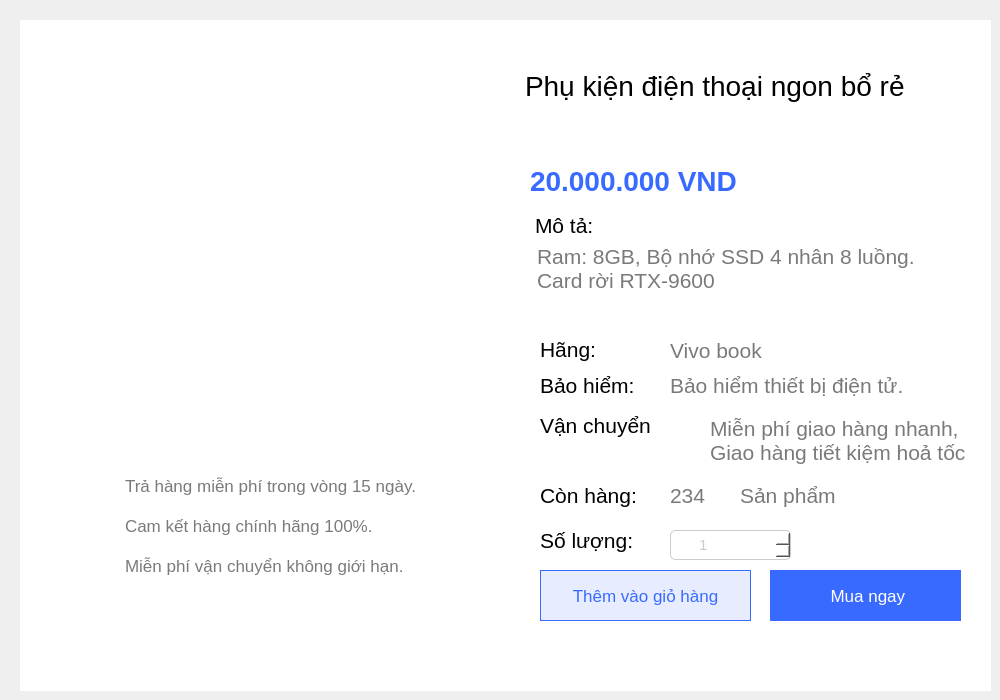
    <widget class="QWidget" name="page_2">
     <widget class="QWidget" name="widget" native="true">
      <property name="geometry">
       <rect>
        <x>20</x>
        <y>20</y>
        <width>971</width>
        <height>671</height>
       </rect>
      </property>
      <property name="styleSheet">
       <string notr="true">background-color: #fff;
</string>
      </property>
      <widget class="QLabel" name="label_3">
       <property name="geometry">
        <rect>
         <x>40</x>
         <y>40</y>
         <width>361</width>
         <height>351</height>
        </rect>
       </property>
       <property name="font">
        <font>
         <pointsize>10</pointsize>
        </font>
       </property>
       <property name="text">
        <string/>
       </property>
       <property name="pixmap">
        <pixmap resource="resourse.qrc">:/new/img/img/khung-laptop-23_fd54463b52cb4cf79732623e567e930e_1024x1024.png</pixmap>
       </property>
       <property name="scaledContents">
        <bool>true</bool>
       </property>
      </widget>
      <widget class="QWidget" name="widget_2" native="true">
       <property name="geometry">
        <rect>
         <x>470</x>
         <y>0</y>
         <width>501</width>
         <height>671</height>
        </rect>
       </property>
       <widget class="QLabel" name="namePrd">
        <property name="geometry">
         <rect>
          <x>35</x>
          <y>30</y>
          <width>511</width>
          <height>71</height>
         </rect>
        </property>
        <property name="font">
         <font>
          <pointsize>21</pointsize>
          <fontweight>DemiBold</fontweight>
         </font>
        </property>
        <property name="styleSheet">
         <string notr="true">color:#000;
</string>
        </property>
        <property name="text">
         <string>Phụ kiện điện thoại ngon bổ rẻ</string>
        </property>
       </widget>
       <widget class="QLabel" name="pricePrd">
        <property name="geometry">
         <rect>
          <x>40</x>
          <y>140</y>
          <width>411</width>
          <height>41</height>
         </rect>
        </property>
        <property name="font">
         <font>
          <pointsize>21</pointsize>
          <bold>true</bold>
         </font>
        </property>
        <property name="styleSheet">
         <string notr="true">color: #396AFF;</string>
        </property>
        <property name="text">
         <string>20.000.000 VND</string>
        </property>
       </widget>
       <widget class="QLabel" name="label_9">
        <property name="geometry">
         <rect>
          <x>45</x>
          <y>190</y>
          <width>111</width>
          <height>31</height>
         </rect>
        </property>
        <property name="font">
         <font>
          <pointsize>16</pointsize>
          <bold>false</bold>
         </font>
        </property>
        <property name="styleSheet">
         <string notr="true">color:#000;
</string>
        </property>
        <property name="text">
         <string>Mô tả:</string>
        </property>
       </widget>
       <widget class="QLabel" name="label_10">
        <property name="geometry">
         <rect>
          <x>30</x>
          <y>220</y>
          <width>491</width>
          <height>161</height>
         </rect>
        </property>
        <property name="font">
         <font>
          <pointsize>18</pointsize>
          <bold>false</bold>
         </font>
        </property>
        <property name="styleSheet">
         <string notr="true">color:#000;
</string>
        </property>
        <property name="text">
         <string/>
        </property>
       </widget>
       <widget class="QTextBrowser" name="detailPrd">
        <property name="geometry">
         <rect>
          <x>43</x>
          <y>220</y>
          <width>411</width>
          <height>101</height>
         </rect>
        </property>
        <property name="font">
         <font>
          <pointsize>16</pointsize>
         </font>
        </property>
        <property name="styleSheet">
         <string notr="true">color:rgb(122, 122, 122);
border:none;
</string>
        </property>
        <property name="html">
         <string>&lt;!DOCTYPE HTML PUBLIC &quot;-//W3C//DTD HTML 4.0//EN&quot; &quot;http://www.w3.org/TR/REC-html40/strict.dtd&quot;&gt;
&lt;html&gt;&lt;head&gt;&lt;meta name=&quot;qrichtext&quot; content=&quot;1&quot; /&gt;&lt;meta charset=&quot;utf-8&quot; /&gt;&lt;style type=&quot;text/css&quot;&gt;
p, li { white-space: pre-wrap; }
hr { height: 1px; border-width: 0; }
li.unchecked::marker { content: &quot;\2610&quot;; }
li.checked::marker { content: &quot;\2612&quot;; }
&lt;/style&gt;&lt;/head&gt;&lt;body style=&quot; font-family:'Segoe UI'; font-size:16pt; font-weight:400; font-style:normal;&quot;&gt;
&lt;p style=&quot; margin-top:0px; margin-bottom:0px; margin-left:0px; margin-right:0px; -qt-block-indent:0; text-indent:0px;&quot;&gt;Ram: 8GB, Bộ nhớ SSD 4 nhân 8 luồng. Card rời RTX-9600&lt;/p&gt;&lt;/body&gt;&lt;/html&gt;</string>
        </property>
       </widget>
       <widget class="QLabel" name="label_11">
        <property name="geometry">
         <rect>
          <x>35</x>
          <y>60</y>
          <width>111</width>
          <height>101</height>
         </rect>
        </property>
        <property name="font">
         <font>
          <pointsize>18</pointsize>
          <bold>false</bold>
         </font>
        </property>
        <property name="styleSheet">
         <string notr="true">color:#000;
</string>
        </property>
        <property name="text">
         <string/>
        </property>
        <property name="pixmap">
         <pixmap resource="resourse.qrc">:/new/img/img/stars.png</pixmap>
        </property>
        <property name="scaledContents">
         <bool>true</bool>
        </property>
       </widget>
       <widget class="QLabel" name="label_13">
        <property name="geometry">
         <rect>
          <x>50</x>
          <y>350</y>
          <width>111</width>
          <height>30</height>
         </rect>
        </property>
        <property name="font">
         <font>
          <pointsize>16</pointsize>
          <bold>false</bold>
         </font>
        </property>
        <property name="styleSheet">
         <string notr="true">color:#000;
</string>
        </property>
        <property name="text">
         <string>Bảo hiểm:</string>
        </property>
       </widget>
       <widget class="QLabel" name="label_14">
        <property name="geometry">
         <rect>
          <x>180</x>
          <y>350</y>
          <width>311</width>
          <height>30</height>
         </rect>
        </property>
        <property name="font">
         <font>
          <pointsize>16</pointsize>
          <bold>false</bold>
         </font>
        </property>
        <property name="styleSheet">
         <string notr="true">color:rgb(122, 122, 122);
</string>
        </property>
        <property name="text">
         <string>Bảo hiểm thiết bị điện tử.</string>
        </property>
       </widget>
       <widget class="QLabel" name="label_17">
        <property name="geometry">
         <rect>
          <x>220</x>
          <y>390</y>
          <width>271</width>
          <height>60</height>
         </rect>
        </property>
        <property name="font">
         <font>
          <pointsize>16</pointsize>
          <bold>false</bold>
         </font>
        </property>
        <property name="styleSheet">
         <string notr="true">color:rgb(122, 122, 122);
</string>
        </property>
        <property name="text">
         <string>Miễn phí giao hàng nhanh,
Giao hàng tiết kiệm hoả tốc</string>
        </property>
       </widget>
       <widget class="QLabel" name="label_19">
        <property name="geometry">
         <rect>
          <x>50</x>
          <y>390</y>
          <width>111</width>
          <height>30</height>
         </rect>
        </property>
        <property name="font">
         <font>
          <pointsize>16</pointsize>
          <bold>false</bold>
         </font>
        </property>
        <property name="styleSheet">
         <string notr="true">color:#000;
</string>
        </property>
        <property name="text">
         <string>Vận chuyển:</string>
        </property>
       </widget>
       <widget class="QLabel" name="label_21">
        <property name="geometry">
         <rect>
          <x>50</x>
          <y>505</y>
          <width>111</width>
          <height>30</height>
         </rect>
        </property>
        <property name="font">
         <font>
          <pointsize>16</pointsize>
          <bold>false</bold>
         </font>
        </property>
        <property name="styleSheet">
         <string notr="true">color:#000;
</string>
        </property>
        <property name="text">
         <string>Số lượng:</string>
        </property>
       </widget>
       <widget class="QSpinBox" name="quantityBuy">
        <property name="geometry">
         <rect>
          <x>180</x>
          <y>510</y>
          <width>121</width>
          <height>30</height>
         </rect>
        </property>
        <property name="font">
         <font>
          <pointsize>-1</pointsize>
         </font>
        </property>
        <property name="styleSheet">
         <string notr="true">QSpinBox {
    background-color: #fff; /* Màu nền trắng */
    border: 1px solid #ccc; /* Viền xám nhạt */
    border-radius: 5px;
    padding: 0px 0 0 26px ;
   text-align: center;
color: #ccc;
font-size: 15px;
}

QSpinBox::up-button {
    subcontrol-origin: border;
    subcontrol-position: right; /* Đặt nút tăng bên phải */

    width: 15px;
	height: 15px;
	padding: 7px 5px;
	 border: 1px solid #ccc; 
    background-color: #fff;
    image: url(:/new/img/img/plus.png); 
}

QSpinBox::down-button {
    subcontrol-origin: border;
    subcontrol-position:  left; /* Đặt nút giảm bên trái */
    width: 15px;
	height: 15px;
	padding: 7px 5px;
	 border: 1px solid #ccc; 
    background-color: #fff;
   

   
    image: url(:/new/img/img/minus.png); /* Dùng cùng một hình ảnh cho nút giảm */
}

QSpinBox::up-arrow, QSpinBox::down-arrow {
    width: 0; /* Ẩn mũi tên mặc định */
    height: 0;
}</string>
        </property>
        <property name="minimum">
         <number>1</number>
        </property>
       </widget>
       <widget class="QLabel" name="label_24">
        <property name="geometry">
         <rect>
          <x>175</x>
          <y>394</y>
          <width>41</width>
          <height>30</height>
         </rect>
        </property>
        <property name="text">
         <string/>
        </property>
        <property name="pixmap">
         <pixmap resource="resourse.qrc">:/new/img/img/d9e992985b18d96aab90.png</pixmap>
        </property>
        <property name="scaledContents">
         <bool>true</bool>
        </property>
       </widget>
       <widget class="QLabel" name="label_25">
        <property name="geometry">
         <rect>
          <x>180</x>
          <y>421</y>
          <width>30</width>
          <height>30</height>
         </rect>
        </property>
        <property name="text">
         <string/>
        </property>
        <property name="pixmap">
         <pixmap resource="resourse.qrc">:/new/img/img/fast-delivery.png</pixmap>
        </property>
        <property name="scaledContents">
         <bool>true</bool>
        </property>
       </widget>
       <widget class="QPushButton" name="cartBtn">
        <property name="geometry">
         <rect>
          <x>50</x>
          <y>550</y>
          <width>211</width>
          <height>51</height>
         </rect>
        </property>
        <property name="font">
         <font>
          <pointsize>13</pointsize>
         </font>
        </property>
        <property name="cursor">
         <cursorShape>PointingHandCursor</cursorShape>
        </property>
        <property name="styleSheet">
         <string notr="true">background-color:#E7EDFF;
color: #396AFF;
border: 1px solid #396AFF;</string>
        </property>
        <property name="text">
         <string>Thêm vào giỏ hàng</string>
        </property>
        <property name="icon">
         <iconset resource="resourse.qrc">
          <normaloff>:/new/img/img/add-to-cart.png</normaloff>:/new/img/img/add-to-cart.png</iconset>
        </property>
        <property name="iconSize">
         <size>
          <width>25</width>
          <height>25</height>
         </size>
        </property>
       </widget>
       <widget class="QPushButton" name="buyBtn">
        <property name="geometry">
         <rect>
          <x>280</x>
          <y>550</y>
          <width>191</width>
          <height>51</height>
         </rect>
        </property>
        <property name="font">
         <font>
          <pointsize>13</pointsize>
          <fontweight>DemiBold</fontweight>
         </font>
        </property>
        <property name="cursor">
         <cursorShape>PointingHandCursor</cursorShape>
        </property>
        <property name="styleSheet">
         <string notr="true">background-color: #396AFF;
color: #fff;
border: none;</string>
        </property>
        <property name="text">
         <string> Mua ngay</string>
        </property>
        <property name="icon">
         <iconset resource="resourse.qrc">
          <normaloff>:/new/img/img/payment-method.png</normaloff>:/new/img/img/payment-method.png</iconset>
        </property>
        <property name="iconSize">
         <size>
          <width>26</width>
          <height>26</height>
         </size>
        </property>
       </widget>
       <widget class="QLabel" name="label_38">
        <property name="geometry">
         <rect>
          <x>50</x>
          <y>460</y>
          <width>111</width>
          <height>30</height>
         </rect>
        </property>
        <property name="font">
         <font>
          <pointsize>16</pointsize>
          <bold>false</bold>
         </font>
        </property>
        <property name="styleSheet">
         <string notr="true">color:#000;
</string>
        </property>
        <property name="text">
         <string>Còn hàng:</string>
        </property>
       </widget>
       <widget class="QLabel" name="returnQnt">
        <property name="geometry">
         <rect>
          <x>180</x>
          <y>460</y>
          <width>81</width>
          <height>30</height>
         </rect>
        </property>
        <property name="font">
         <font>
          <pointsize>16</pointsize>
          <bold>false</bold>
         </font>
        </property>
        <property name="styleSheet">
         <string notr="true">color:rgb(122, 122, 122);
</string>
        </property>
        <property name="text">
         <string>234</string>
        </property>
       </widget>
       <widget class="QLabel" name="label_40">
        <property name="geometry">
         <rect>
          <x>250</x>
          <y>460</y>
          <width>191</width>
          <height>30</height>
         </rect>
        </property>
        <property name="font">
         <font>
          <pointsize>16</pointsize>
          <bold>false</bold>
         </font>
        </property>
        <property name="styleSheet">
         <string notr="true">color:rgb(122, 122, 122);
</string>
        </property>
        <property name="text">
         <string>Sản phẩm</string>
        </property>
       </widget>
       <widget class="QLabel" name="branchPrdz">
        <property name="geometry">
         <rect>
          <x>180</x>
          <y>315</y>
          <width>171</width>
          <height>30</height>
         </rect>
        </property>
        <property name="font">
         <font>
          <pointsize>16</pointsize>
          <bold>false</bold>
         </font>
        </property>
        <property name="styleSheet">
         <string notr="true">color:rgb(122, 122, 122);
</string>
        </property>
        <property name="text">
         <string>Vivo book</string>
        </property>
       </widget>
       <widget class="QLabel" name="label_49">
        <property name="geometry">
         <rect>
          <x>50</x>
          <y>314</y>
          <width>61</width>
          <height>30</height>
         </rect>
        </property>
        <property name="font">
         <font>
          <pointsize>16</pointsize>
          <bold>false</bold>
         </font>
        </property>
        <property name="styleSheet">
         <string notr="true">color:#000;
</string>
        </property>
        <property name="text">
         <string>Hãng:</string>
        </property>
       </widget>
       <zorder>label_9</zorder>
       <zorder>label_10</zorder>
       <zorder>detailPrd</zorder>
       <zorder>label_11</zorder>
       <zorder>namePrd</zorder>
       <zorder>pricePrd</zorder>
       <zorder>label_13</zorder>
       <zorder>label_14</zorder>
       <zorder>label_17</zorder>
       <zorder>label_19</zorder>
       <zorder>label_21</zorder>
       <zorder>quantityBuy</zorder>
       <zorder>label_24</zorder>
       <zorder>label_25</zorder>
       <zorder>cartBtn</zorder>
       <zorder>buyBtn</zorder>
       <zorder>label_38</zorder>
       <zorder>returnQnt</zorder>
       <zorder>label_40</zorder>
       <zorder>branchPrdz</zorder>
       <zorder>label_49</zorder>
      </widget>
      <widget class="QWidget" name="widget_4" native="true">
       <property name="geometry">
        <rect>
         <x>50</x>
         <y>440</y>
         <width>391</width>
         <height>151</height>
        </rect>
       </property>
       <widget class="QLabel" name="label_34">
        <property name="geometry">
         <rect>
          <x>55</x>
          <y>90</y>
          <width>341</width>
          <height>31</height>
         </rect>
        </property>
        <property name="font">
         <font>
          <pointsize>13</pointsize>
          <bold>false</bold>
         </font>
        </property>
        <property name="styleSheet">
         <string notr="true">color:rgb(122, 122, 122);
</string>
        </property>
        <property name="text">
         <string>Miễn phí vận chuyển không giới hạn.</string>
        </property>
       </widget>
       <widget class="QLabel" name="label_33">
        <property name="geometry">
         <rect>
          <x>55</x>
          <y>50</y>
          <width>341</width>
          <height>31</height>
         </rect>
        </property>
        <property name="font">
         <font>
          <pointsize>13</pointsize>
          <bold>false</bold>
         </font>
        </property>
        <property name="styleSheet">
         <string notr="true">color:rgb(122, 122, 122);
</string>
        </property>
        <property name="text">
         <string>Cam kết hàng chính hãng 100%.</string>
        </property>
       </widget>
       <widget class="QLabel" name="label_35">
        <property name="geometry">
         <rect>
          <x>26</x>
          <y>15</y>
          <width>21</width>
          <height>21</height>
         </rect>
        </property>
        <property name="text">
         <string/>
        </property>
        <property name="pixmap">
         <pixmap resource="resourse.qrc">:/new/img/img/check.png</pixmap>
        </property>
        <property name="scaledContents">
         <bool>true</bool>
        </property>
       </widget>
       <widget class="QLabel" name="label_27">
        <property name="geometry">
         <rect>
          <x>55</x>
          <y>10</y>
          <width>341</width>
          <height>31</height>
         </rect>
        </property>
        <property name="font">
         <font>
          <pointsize>13</pointsize>
          <bold>false</bold>
         </font>
        </property>
        <property name="styleSheet">
         <string notr="true">color:rgb(122, 122, 122);
</string>
        </property>
        <property name="text">
         <string>Trả hàng miễn phí trong vòng 15 ngày.</string>
        </property>
       </widget>
       <widget class="QLabel" name="label_36">
        <property name="geometry">
         <rect>
          <x>27</x>
          <y>55</y>
          <width>21</width>
          <height>21</height>
         </rect>
        </property>
        <property name="text">
         <string/>
        </property>
        <property name="pixmap">
         <pixmap resource="resourse.qrc">:/new/img/img/check.png</pixmap>
        </property>
        <property name="scaledContents">
         <bool>true</bool>
        </property>
       </widget>
       <widget class="QLabel" name="label_37">
        <property name="geometry">
         <rect>
          <x>26</x>
          <y>96</y>
          <width>21</width>
          <height>21</height>
         </rect>
        </property>
        <property name="text">
         <string/>
        </property>
        <property name="pixmap">
         <pixmap resource="resourse.qrc">:/new/img/img/check.png</pixmap>
        </property>
        <property name="scaledContents">
         <bool>true</bool>
        </property>
       </widget>
      </widget>
     </widget>
    </widget>
